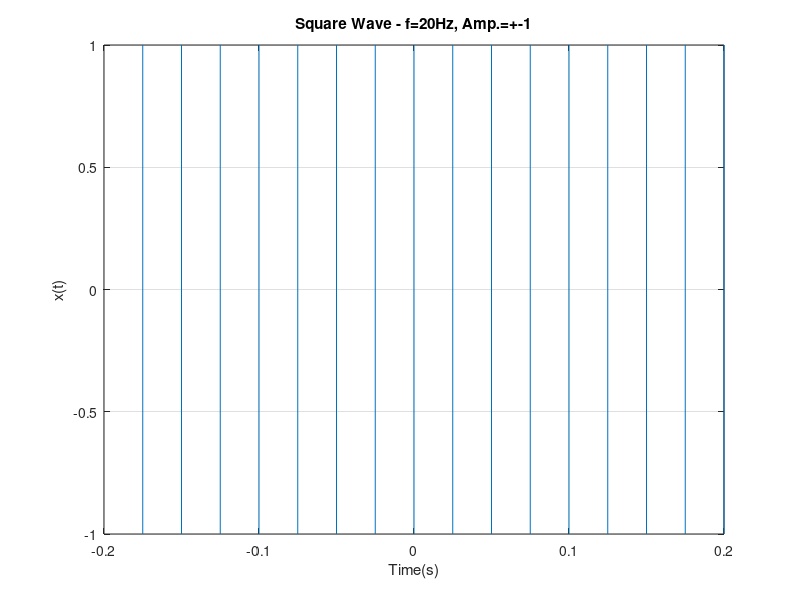

Source code (MATLAB):
close all clc;

function y=Square(t, f, A)

    if nargin<3
        A=1;
    end
    if nargin<2
        f=1;
    end

    T = 1 / f;              
    y = zeros(size(t));    

    for i = 1:length(t)
        
        phase = mod(t(i), T);

     
        if phase < T/2
            y(i) = A;
        else
            y(i) = -A;
        end
    end
    
end

f=20;
t=linspace(-0.20, 0.20, 1e6);
A=1;

x=Square(t, f, A);
stairs(t, x);
xlabel('Time(s)');
ylabel('x(t)');
title('Square Wave - f=20Hz, Amp.=+-1');
grid on;